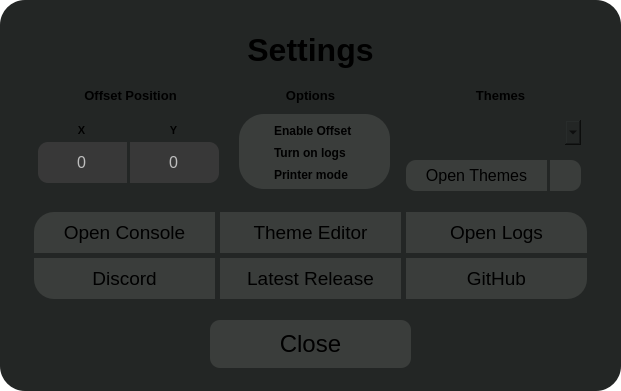
<?xml version="1.0" encoding="UTF-8"?>
<ui version="4.0">
 <class>SettingsWindow</class>
 <widget class="QMainWindow" name="SettingsWindow">
  <property name="geometry">
   <rect>
    <x>0</x>
    <y>0</y>
    <width>621</width>
    <height>391</height>
   </rect>
  </property>
  <property name="cursor">
   <cursorShape>ArrowCursor</cursorShape>
  </property>
  <property name="windowTitle">
   <string>MainWindow</string>
  </property>
  <property name="windowIcon">
   <iconset resource="resources.qrc">
    <normaloff>:/images/images/Icon.ico</normaloff>:/images/images/Icon.ico</iconset>
  </property>
  <property name="styleSheet">
   <string notr="true">background:transparent</string>
  </property>
  <widget class="QWidget" name="centralwidget">
   <widget class="QFrame" name="Background_2">
    <property name="geometry">
     <rect>
      <x>0</x>
      <y>0</y>
      <width>621</width>
      <height>391</height>
     </rect>
    </property>
    <property name="styleSheet">
     <string notr="true">background:rgb(35, 38, 37);
border-radius: 25px;</string>
    </property>
    <property name="frameShape">
     <enum>QFrame::StyledPanel</enum>
    </property>
    <property name="frameShadow">
     <enum>QFrame::Raised</enum>
    </property>
    <widget class="QLabel" name="Header">
     <property name="geometry">
      <rect>
       <x>0</x>
       <y>20</y>
       <width>621</width>
       <height>61</height>
      </rect>
     </property>
     <property name="font">
      <font>
       <pointsize>12</pointsize>
       <bold>true</bold>
      </font>
     </property>
     <property name="text">
      <string>&lt;html&gt;&lt;head/&gt;&lt;body&gt;&lt;p&gt;&lt;span style=&quot; font-size:24pt;&quot;&gt;Settings&lt;/span&gt;&lt;/p&gt;&lt;/body&gt;&lt;/html&gt;</string>
     </property>
     <property name="textFormat">
      <enum>Qt::RichText</enum>
     </property>
     <property name="alignment">
      <set>Qt::AlignCenter</set>
     </property>
    </widget>
    <widget class="QLabel" name="themes">
     <property name="geometry">
      <rect>
       <x>410</x>
       <y>85</y>
       <width>181</width>
       <height>21</height>
      </rect>
     </property>
     <property name="font">
      <font>
       <pointsize>14</pointsize>
       <bold>true</bold>
      </font>
     </property>
     <property name="text">
      <string>&lt;html&gt;&lt;head/&gt;&lt;body&gt;&lt;p align=&quot;center&quot;&gt;&lt;span style=&quot; font-size:10pt;&quot;&gt;Themes&lt;/span&gt;&lt;/p&gt;&lt;/body&gt;&lt;/html&gt;</string>
     </property>
     <property name="textFormat">
      <enum>Qt::RichText</enum>
     </property>
     <property name="alignment">
      <set>Qt::AlignCenter</set>
     </property>
    </widget>
    <widget class="QPushButton" name="CloseBox">
     <property name="geometry">
      <rect>
       <x>210</x>
       <y>320</y>
       <width>201</width>
       <height>48</height>
      </rect>
     </property>
     <property name="font">
      <font>
       <pointsize>18</pointsize>
      </font>
     </property>
     <property name="cursor">
      <cursorShape>PointingHandCursor</cursorShape>
     </property>
     <property name="styleSheet">
      <string notr="true">QPushButton{
background: rgb(58,61,59);
border-radius: 10px;
}
        QPushButton:hover {
background: rgb(55,55,55);
        }</string>
     </property>
     <property name="text">
      <string>Close</string>
     </property>
    </widget>
    <widget class="QPushButton" name="GH">
     <property name="geometry">
      <rect>
       <x>406</x>
       <y>258</y>
       <width>181</width>
       <height>41</height>
      </rect>
     </property>
     <property name="font">
      <font>
       <pointsize>14</pointsize>
      </font>
     </property>
     <property name="cursor">
      <cursorShape>PointingHandCursor</cursorShape>
     </property>
     <property name="styleSheet">
      <string notr="true">QPushButton{
background: rgb(58,61,59);
border-top-left-radius: 0px;
border-top-right-radius: 0px;
border-bottom-right-radius: 20px;
border-bottom-left-radius: 0px;
}
        QPushButton:hover {
background: rgb(55,55,55);
        }</string>
     </property>
     <property name="text">
      <string>GitHub</string>
     </property>
    </widget>
    <widget class="QPushButton" name="LR">
     <property name="geometry">
      <rect>
       <x>220</x>
       <y>258</y>
       <width>181</width>
       <height>41</height>
      </rect>
     </property>
     <property name="font">
      <font>
       <pointsize>14</pointsize>
      </font>
     </property>
     <property name="cursor">
      <cursorShape>PointingHandCursor</cursorShape>
     </property>
     <property name="styleSheet">
      <string notr="true">QPushButton{
background: rgb(58,61,59);
}
        QPushButton:hover {
background: rgb(55,55,55);
        }</string>
     </property>
     <property name="text">
      <string>Latest Release</string>
     </property>
    </widget>
    <widget class="QPushButton" name="Discord">
     <property name="geometry">
      <rect>
       <x>34</x>
       <y>258</y>
       <width>181</width>
       <height>41</height>
      </rect>
     </property>
     <property name="font">
      <font>
       <pointsize>14</pointsize>
      </font>
     </property>
     <property name="cursor">
      <cursorShape>PointingHandCursor</cursorShape>
     </property>
     <property name="styleSheet">
      <string notr="true">QPushButton{
background: rgb(58,61,59);
border-top-left-radius: 0px;
border-top-right-radius: 0px;
border-bottom-right-radius: 0px;
border-bottom-left-radius: 20px;
}
        QPushButton:hover {
background: rgb(55,55,55);
        }</string>
     </property>
     <property name="text">
      <string>Discord</string>
     </property>
    </widget>
    <widget class="QPushButton" name="OpenLogs">
     <property name="geometry">
      <rect>
       <x>406</x>
       <y>212</y>
       <width>181</width>
       <height>41</height>
      </rect>
     </property>
     <property name="font">
      <font>
       <pointsize>14</pointsize>
      </font>
     </property>
     <property name="cursor">
      <cursorShape>PointingHandCursor</cursorShape>
     </property>
     <property name="styleSheet">
      <string notr="true">QPushButton{
background: rgb(58,61,59);
border-top-left-radius: 0px;
border-top-right-radius: 20px;
border-bottom-right-radius: 0px;
border-bottom-left-radius: 0px;
}
        QPushButton:hover {
background: rgb(55,55,55);
        }</string>
     </property>
     <property name="text">
      <string>Open Logs</string>
     </property>
    </widget>
    <widget class="QPushButton" name="Console">
     <property name="geometry">
      <rect>
       <x>34</x>
       <y>212</y>
       <width>181</width>
       <height>41</height>
      </rect>
     </property>
     <property name="font">
      <font>
       <pointsize>14</pointsize>
      </font>
     </property>
     <property name="cursor">
      <cursorShape>PointingHandCursor</cursorShape>
     </property>
     <property name="styleSheet">
      <string notr="true">QPushButton{
background: rgb(58,61,59);
border-top-left-radius: 20px;
border-top-right-radius: 0px;
border-bottom-right-radius: 0px;
border-bottom-left-radius: 0px;
}
        QPushButton:hover {
background: rgb(55,55,55);
        }</string>
     </property>
     <property name="text">
      <string>Open Console</string>
     </property>
    </widget>
    <widget class="QPushButton" name="ThemeEditor">
     <property name="geometry">
      <rect>
       <x>220</x>
       <y>212</y>
       <width>181</width>
       <height>41</height>
      </rect>
     </property>
     <property name="font">
      <font>
       <pointsize>14</pointsize>
      </font>
     </property>
     <property name="cursor">
      <cursorShape>PointingHandCursor</cursorShape>
     </property>
     <property name="styleSheet">
      <string notr="true">QPushButton{
background: rgb(58,61,59);
}
        QPushButton:hover {
background: rgb(55,55,55);
        }</string>
     </property>
     <property name="text">
      <string>Theme Editor</string>
     </property>
    </widget>
    <widget class="QPushButton" name="OpenThemes">
     <property name="geometry">
      <rect>
       <x>406</x>
       <y>160</y>
       <width>141</width>
       <height>31</height>
      </rect>
     </property>
     <property name="font">
      <font>
       <pointsize>12</pointsize>
      </font>
     </property>
     <property name="cursor">
      <cursorShape>PointingHandCursor</cursorShape>
     </property>
     <property name="styleSheet">
      <string notr="true">QPushButton{
background: rgb(58,61,59);
border-top-left-radius: 10px;
border-top-right-radius: 0px;
border-bottom-right-radius: 0px;
border-bottom-left-radius: 10px;
}
        QPushButton:hover {
background: rgb(55,55,55);
        }</string>
     </property>
     <property name="text">
      <string>Open Themes</string>
     </property>
    </widget>
    <widget class="QPushButton" name="Reload">
     <property name="geometry">
      <rect>
       <x>550</x>
       <y>160</y>
       <width>31</width>
       <height>31</height>
      </rect>
     </property>
     <property name="font">
      <font>
       <pointsize>12</pointsize>
      </font>
     </property>
     <property name="cursor">
      <cursorShape>PointingHandCursor</cursorShape>
     </property>
     <property name="styleSheet">
      <string notr="true">QPushButton{
background: rgb(58,61,59);
border-top-left-radius: 0px;
border-top-right-radius: 10px;
border-bottom-right-radius: 10px;
border-bottom-left-radius: 0px;
}
        QPushButton:hover {
background: rgb(55,55,55);
        }</string>
     </property>
     <property name="text">
      <string/>
     </property>
     <property name="iconSize">
      <size>
       <width>20</width>
       <height>20</height>
      </size>
     </property>
    </widget>
    <widget class="QLineEdit" name="intervalTextBox">
     <property name="enabled">
      <bool>false</bool>
     </property>
     <property name="geometry">
      <rect>
       <x>38</x>
       <y>142</y>
       <width>89</width>
       <height>41</height>
      </rect>
     </property>
     <property name="font">
      <font>
       <pointsize>12</pointsize>
      </font>
     </property>
     <property name="styleSheet">
      <string notr="true">background: rgb(56, 56, 56);
border-top-left-radius: 10px;
border-top-right-radius: 0px;
border-bottom-right-radius: 0px;
border-bottom-left-radius: 10px;</string>
     </property>
     <property name="text">
      <string>0</string>
     </property>
     <property name="alignment">
      <set>Qt::AlignCenter</set>
     </property>
    </widget>
    <widget class="QLineEdit" name="intervalTextBox_2">
     <property name="enabled">
      <bool>false</bool>
     </property>
     <property name="geometry">
      <rect>
       <x>130</x>
       <y>142</y>
       <width>89</width>
       <height>41</height>
      </rect>
     </property>
     <property name="font">
      <font>
       <pointsize>12</pointsize>
      </font>
     </property>
     <property name="styleSheet">
      <string notr="true">background: rgb(56, 56, 56);
border-top-left-radius: 0px;
border-top-right-radius: 10px;
border-bottom-right-radius: 10px;
border-bottom-left-radius: 0px;</string>
     </property>
     <property name="text">
      <string>0</string>
     </property>
     <property name="alignment">
      <set>Qt::AlignCenter</set>
     </property>
    </widget>
    <widget class="QLabel" name="X">
     <property name="geometry">
      <rect>
       <x>51</x>
       <y>120</y>
       <width>61</width>
       <height>21</height>
      </rect>
     </property>
     <property name="font">
      <font>
       <pointsize>12</pointsize>
       <bold>true</bold>
      </font>
     </property>
     <property name="text">
      <string>&lt;html&gt;&lt;head/&gt;&lt;body&gt;&lt;p align=&quot;center&quot;&gt;&lt;span style=&quot; font-size:8pt;&quot;&gt;X&lt;/span&gt;&lt;/p&gt;&lt;/body&gt;&lt;/html&gt;</string>
     </property>
     <property name="textFormat">
      <enum>Qt::RichText</enum>
     </property>
     <property name="alignment">
      <set>Qt::AlignCenter</set>
     </property>
    </widget>
    <widget class="QLabel" name="Y">
     <property name="geometry">
      <rect>
       <x>128</x>
       <y>120</y>
       <width>91</width>
       <height>21</height>
      </rect>
     </property>
     <property name="font">
      <font>
       <pointsize>12</pointsize>
       <bold>true</bold>
      </font>
     </property>
     <property name="text">
      <string>&lt;html&gt;&lt;head/&gt;&lt;body&gt;&lt;p align=&quot;center&quot;&gt;&lt;span style=&quot; font-size:8pt;&quot;&gt;Y&lt;/span&gt;&lt;/p&gt;&lt;/body&gt;&lt;/html&gt;</string>
     </property>
     <property name="textFormat">
      <enum>Qt::RichText</enum>
     </property>
     <property name="alignment">
      <set>Qt::AlignCenter</set>
     </property>
    </widget>
    <widget class="QLabel" name="offsetPos">
     <property name="geometry">
      <rect>
       <x>40</x>
       <y>85</y>
       <width>181</width>
       <height>21</height>
      </rect>
     </property>
     <property name="font">
      <font>
       <pointsize>14</pointsize>
       <bold>true</bold>
      </font>
     </property>
     <property name="text">
      <string>&lt;html&gt;&lt;head/&gt;&lt;body&gt;&lt;p align=&quot;center&quot;&gt;&lt;span style=&quot; font-size:10pt;&quot;&gt;Offset Position&lt;/span&gt;&lt;/p&gt;&lt;/body&gt;&lt;/html&gt;</string>
     </property>
     <property name="textFormat">
      <enum>Qt::RichText</enum>
     </property>
     <property name="alignment">
      <set>Qt::AlignCenter</set>
     </property>
    </widget>
    <widget class="QLabel" name="opt">
     <property name="geometry">
      <rect>
       <x>220</x>
       <y>85</y>
       <width>181</width>
       <height>21</height>
      </rect>
     </property>
     <property name="font">
      <font>
       <pointsize>14</pointsize>
       <bold>true</bold>
      </font>
     </property>
     <property name="text">
      <string>&lt;html&gt;&lt;head/&gt;&lt;body&gt;&lt;p align=&quot;center&quot;&gt;&lt;span style=&quot; font-size:10pt;&quot;&gt;Options&lt;/span&gt;&lt;/p&gt;&lt;/body&gt;&lt;/html&gt;</string>
     </property>
     <property name="textFormat">
      <enum>Qt::RichText</enum>
     </property>
     <property name="alignment">
      <set>Qt::AlignCenter</set>
     </property>
    </widget>
    <widget class="QFrame" name="frame">
     <property name="geometry">
      <rect>
       <x>239</x>
       <y>114</y>
       <width>151</width>
       <height>75</height>
      </rect>
     </property>
     <property name="styleSheet">
      <string notr="true">background: rgb(58,61,59);
border-radius: 25px;</string>
     </property>
     <property name="frameShape">
      <enum>QFrame::StyledPanel</enum>
     </property>
     <property name="frameShadow">
      <enum>QFrame::Raised</enum>
     </property>
     <widget class="QCheckBox" name="LogBox">
      <property name="geometry">
       <rect>
        <x>15</x>
        <y>27</y>
        <width>181</width>
        <height>23</height>
       </rect>
      </property>
      <property name="sizePolicy">
       <sizepolicy hsizetype="Minimum" vsizetype="Fixed">
        <horstretch>0</horstretch>
        <verstretch>0</verstretch>
       </sizepolicy>
      </property>
      <property name="font">
       <font>
        <bold>true</bold>
       </font>
      </property>
      <property name="cursor">
       <cursorShape>PointingHandCursor</cursorShape>
      </property>
      <property name="layoutDirection">
       <enum>Qt::LeftToRight</enum>
      </property>
      <property name="autoFillBackground">
       <bool>false</bool>
      </property>
      <property name="styleSheet">
       <string notr="true">background:transparent</string>
      </property>
      <property name="text">
       <string>Turn on logs</string>
      </property>
     </widget>
     <widget class="QCheckBox" name="OffsetBox">
      <property name="geometry">
       <rect>
        <x>15</x>
        <y>5</y>
        <width>181</width>
        <height>23</height>
       </rect>
      </property>
      <property name="font">
       <font>
        <bold>true</bold>
       </font>
      </property>
      <property name="cursor">
       <cursorShape>PointingHandCursor</cursorShape>
      </property>
      <property name="layoutDirection">
       <enum>Qt::LeftToRight</enum>
      </property>
      <property name="autoFillBackground">
       <bool>false</bool>
      </property>
      <property name="styleSheet">
       <string notr="true">background:transparent</string>
      </property>
      <property name="text">
       <string>Enable Offset</string>
      </property>
     </widget>
     <widget class="QCheckBox" name="PrinterBox">
      <property name="geometry">
       <rect>
        <x>15</x>
        <y>49</y>
        <width>181</width>
        <height>23</height>
       </rect>
      </property>
      <property name="sizePolicy">
       <sizepolicy hsizetype="Minimum" vsizetype="Fixed">
        <horstretch>0</horstretch>
        <verstretch>0</verstretch>
       </sizepolicy>
      </property>
      <property name="font">
       <font>
        <bold>true</bold>
       </font>
      </property>
      <property name="cursor">
       <cursorShape>PointingHandCursor</cursorShape>
      </property>
      <property name="layoutDirection">
       <enum>Qt::LeftToRight</enum>
      </property>
      <property name="autoFillBackground">
       <bool>false</bool>
      </property>
      <property name="styleSheet">
       <string notr="true">background:transparent</string>
      </property>
      <property name="text">
       <string>Printer mode</string>
      </property>
     </widget>
    </widget>
    <widget class="QComboBox" name="ThemeCombo">
     <property name="geometry">
      <rect>
       <x>410</x>
       <y>120</y>
       <width>171</width>
       <height>25</height>
      </rect>
     </property>
    </widget>
   </widget>
  </widget>
 </widget>
 <resources>
  <include location="resources.qrc"/>
 </resources>
 <connections/>
</ui>
